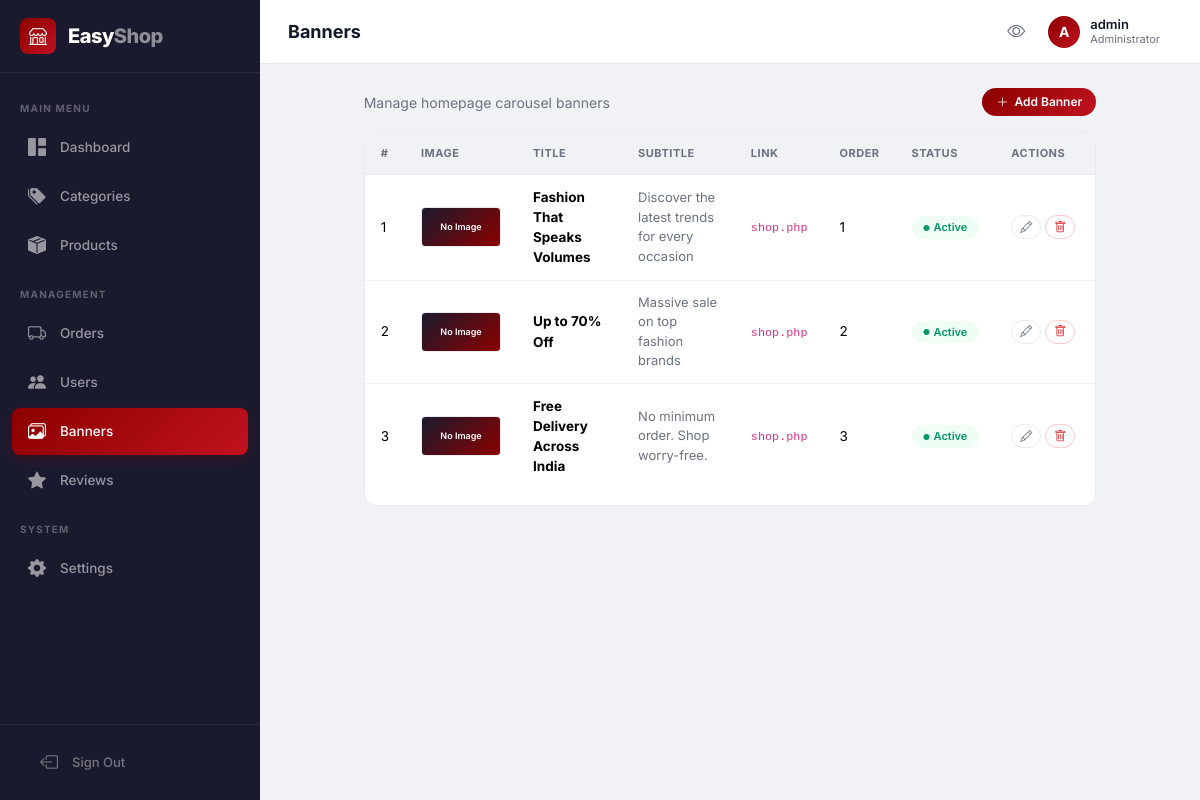
The page /admin/banners.php (signed in) on the database its author committed.
### tables this page shows
CREATE TABLE IF NOT EXISTS banners (
  id INT AUTO_INCREMENT PRIMARY KEY,
  title VARCHAR(200) DEFAULT NULL,
  subtitle VARCHAR(200) DEFAULT NULL,
  description TEXT DEFAULT NULL,
  link VARCHAR(255) DEFAULT NULL,
  image VARCHAR(255) NOT NULL,
  status TINYINT DEFAULT 1,
  sort_order INT DEFAULT 0,
  created_at TIMESTAMP DEFAULT CURRENT_TIMESTAMP
);

### admin/banners.php (the view, shortened to what this page needs)
<?php
require_once 'includes/header.php';
$banner_q = mysqli_query($conn, "SELECT * FROM banners ORDER BY sort_order ASC, id DESC");
$banners = $banner_q ? $banner_q : false;
?>
<div class="row justify-content-center">
  <div class="col-lg-10">
    <div class="d-flex justify-content-between align-items-center mb-3" style="flex-wrap:wrap;gap:10px;">
      <p style="color:var(--text-muted);margin:0;font-size:14px;">Manage homepage carousel banners</p>
      <a href="add_banner.php" class="btn-red btn-sm"><i class="bi bi-plus-lg"></i> Add Banner</a>
    </div>
    <div class="table-card">
      <div class="table-responsive">
        <table class="table">
          <thead>
            <tr>
              <th>#</th>
              <th>Image</th>
              <th>Title</th>
              <th>Subtitle</th>
              <th>Link</th>
              <th>Order</th>
              <th>Status</th>
              <th style="width:100px;">Actions</th>
            </tr>
          </thead>
          <tbody>
            <?php if ($banners && mysqli_num_rows($banners) > 0):
              $i = 1;
              while ($b = mysqli_fetch_assoc($banners)):
                $img = $b['image'] && file_exists('../' . $b['image']) ? '../' . $b['image'] : '';
            ?>
              <tr>
                <td><?php echo $i++; ?></td>
                <td>
                  <?php if ($img): ?>
                    <img src="<?php echo $img; ?>" style="width:80px;height:40px;border-radius:4px;object-fit:cover;border:1px solid var(--border-color);">
                  <?php else: ?>
                    <span style="display:inline-block;width:80px;height:40px;border-radius:4px;background:linear-gradient(135deg,#1a1a2e,var(--red));color:#fff;font-size:9px;display:flex;align-items:center;justify-content:center;font-weight:600;border:1px solid var(--border-color);">No Image</span>
                  <?php endif; ?>
                </td>
                <td><strong><?php echo htmlspecialchars($b['title'] ?? '-'); ?></strong></td>
                <td style="color:var(--text-muted);font-size:13px;"><?php echo htmlspecialchars($b['subtitle'] ?? '-'); ?></td>
                <td><code><?php echo htmlspecialchars($b['link'] ?? '-'); ?></code></td>
                <td><?php echo $b['sort_order']; ?></td>
                <td>
                  <span style="display:inline-flex;align-items:center;gap:4px;padding:3px 12px;border-radius:50px;font-size:11px;font-weight:600;background:<?php echo $b['status'] ? '#f0fdf4' : '#fef2f2'; ?>;color:<?php echo $b['status'] ? '#059669' : '#dc2626'; ?>;">
                    <i class="bi bi-circle-fill" style="font-size:6px;"></i> <?php echo $b['status'] ? 'Active' : 'Inactive'; ?>
                  </span>
                </td>
                <td>
                  <div class="d-flex gap-1">
                    <a href="edit_banner.php?id=<?php echo $b['id']; ?>" class="btn btn-sm btn-outline-secondary" style="padding:2px 8px;font-size:12px;" title="Edit"><i class="bi bi-pencil"></i></a>
                    <a href="edit_banner.php?delete=<?php echo $b['id']; ?>" class="btn btn-sm btn-outline-secondary" style="padding:2px 8px;font-size:12px;color:#dc2626;border-color:#fecaca;" onclick="return confirm('Delete this banner?')" title="Delete"><i class="bi bi-trash"></i></a>
                  </div>
                </td>
              </tr>
            <?php endwhile; else: ?>
              <tr><td colspan="8" style="text-align:center;padding:40px;color:var(--text-muted);">No banners yet. <a href="add_banner.php">Add one</a>.</td></tr>
            <?php endif; ?>
          </tbody>
        </table>
      </div>
    </div>
  </div>
</div>
<?php require_once 'includes/footer.php'; ?>

### admin/assets/css/admin.css (style rules this page uses)
:root { --sidebar-width: 260px; --sidebar-collapsed: 70px; --topbar-height: 64px; --red: #8B0000; --red-dark: #5C0000; --red-light: #fff5f5; --red-gradient: linear-gradient(135deg, #8B0000 0%, #c1121f 100%); --dark: #1a1a2e; --body-bg: #f0f2f5; --card-bg: #ffffff; --border-color: #e8ecf1; --text-muted: #6b7280; --text-dark: #111827; --shadow-sm: 0 1px 3px rgba(0,0,0,0.06); --shadow-md: 0 4px 16px rgba(0,0,0,0.08); --shadow-lg: 0 8px 32px rgba(0,0,0,0.12); --radius-sm: 8px; --radius-md: 12px; --radius-lg: 16px; }
* { margin: 0; padding: 0; box-sizing: border-box; }
body { font-family: 'Inter', -apple-system, BlinkMacSystemFont, 'Segoe UI', Roboto, sans-serif; background: var(--body-bg); color: var(--text-dark); font-size: 14px; overflow-x: hidden; }
.table-card { background: var(--card-bg); border-radius: var(--radius-md); border: 1px solid var(--border-color); overflow: hidden; margin-bottom: 24px; }
.table-card .table-responsive { overflow-x: auto; }
.table-card table { width: 100%; border-collapse: separate; border-spacing: 0; }
.table-card table thead th { padding: 12px 16px; font-size: 11px; font-weight: 700; text-transform: uppercase; letter-spacing: 0.5px; color: var(--text-muted); background: var(--body-bg); border-bottom: 1px solid var(--border-color); white-space: nowrap; text-align: left; }
.table-card table tbody td { padding: 12px 16px; font-size: 13.5px; border-bottom: 1px solid #f0f0f0; vertical-align: middle; }
.table-card table tbody tr:last-child td { border-bottom: none; }
.btn-red { background: var(--red-gradient); color: #fff; border: none; border-radius: 50px; padding: 8px 22px; font-size: 13px; font-weight: 600; transition: all 0.3s ease; cursor: pointer; display: inline-flex; align-items: center; gap: 6px; text-decoration: none; }
.btn-outline-secondary { background: transparent; color: var(--text-muted); border: 1.5px solid var(--border-color); border-radius: 50px; padding: 7px 20px; font-size: 13px; font-weight: 600; transition: all 0.3s ease; cursor: pointer; display: inline-flex; align-items: center; gap: 6px; text-decoration: none; }
.btn-sm { padding: 5px 14px; font-size: 12px; }

### rows shown on the page
banners: image "No Image", title "Fashion That Speaks Volumes", subtitle "Discover the latest trends for every occasion", link "shop.php", sort_order "1", status "Active"
banners: image "No Image", title "Up to 70% Off", subtitle "Massive sale on top fashion brands", link "shop.php", sort_order "2", status "Active"
banners: image "No Image", title "Free Delivery Across India", subtitle "No minimum order. Shop worry-free.", link "shop.php", sort_order "3", status "Active"

### other values the page prints
$page_title "Banners"
substr($_SESSION['admin_name'], 0, 1) "A"
$_SESSION['admin_name'] "admin"
